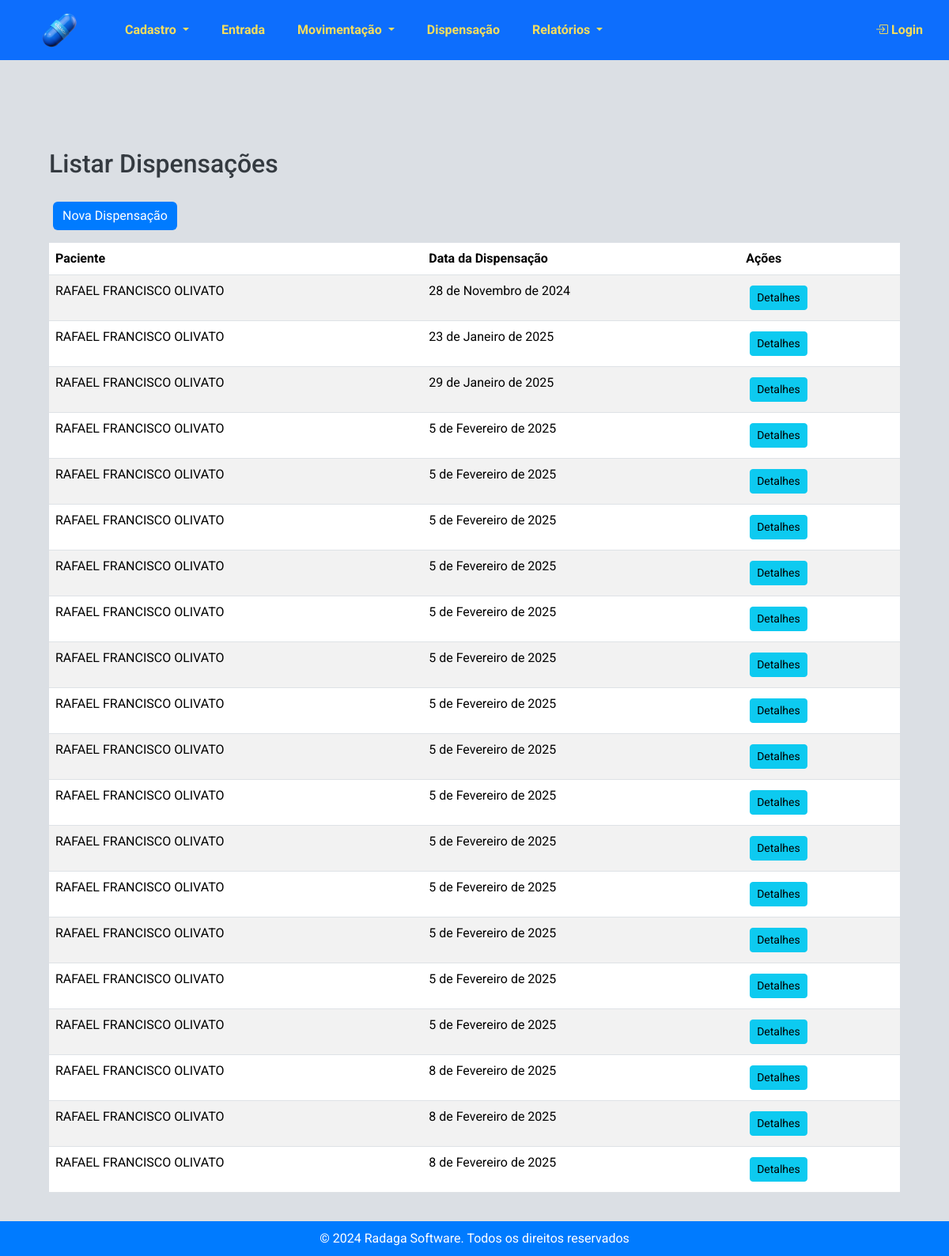
/estoque/dispensacoes/, run on an earlier commit of the app's database.
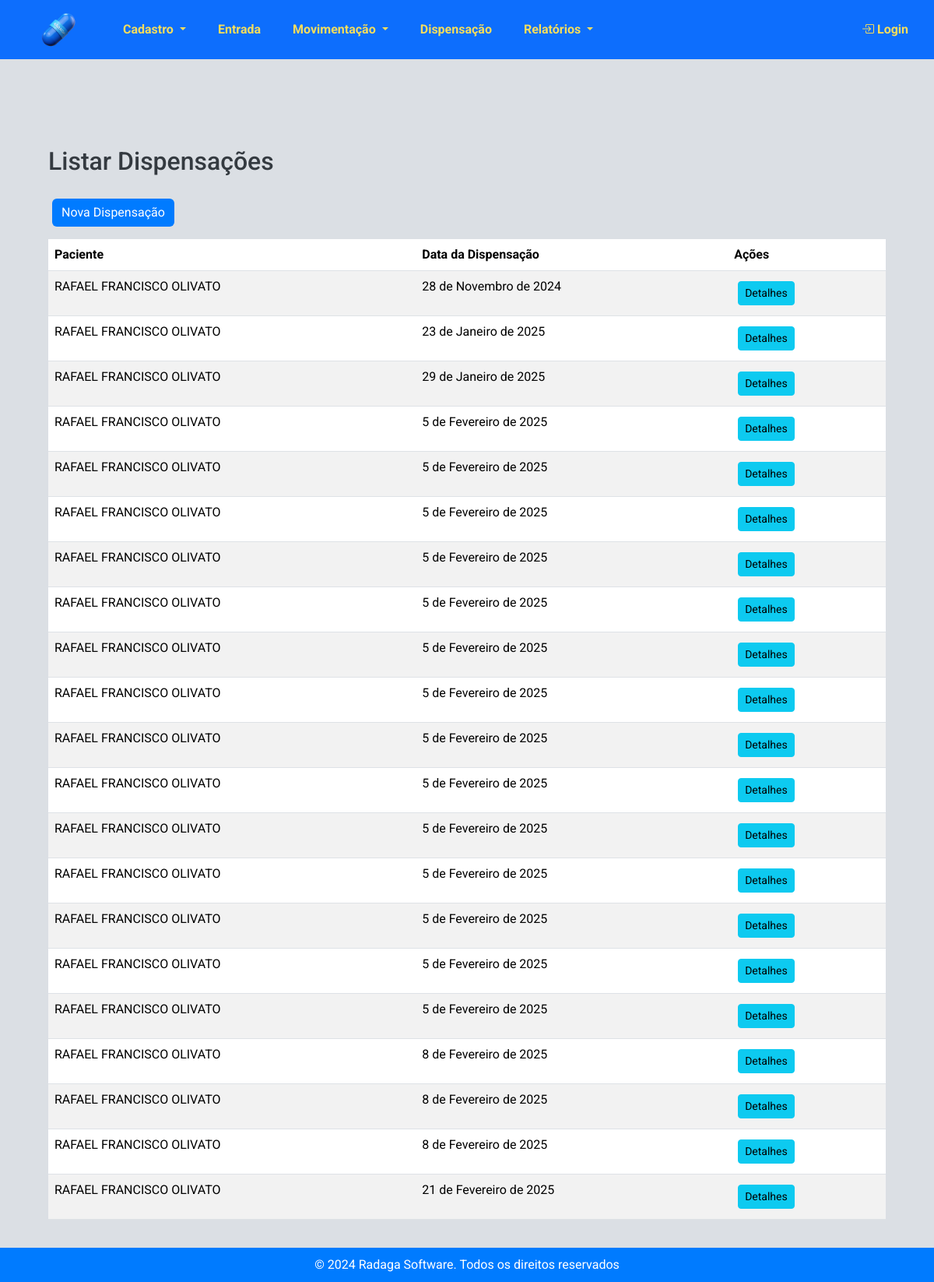
And on a later commit of the database.
### estoque/models.py (models this page shows, shortened)
class Dispensacao(models.Model):
    paciente = models.ForeignKey('Paciente', on_delete=models.CASCADE)
    medico = models.ForeignKey('Medico', on_delete=models.SET_NULL, null=True, blank=True,  verbose_name="Médico")
    outros_prescritores = models.CharField(max_length=255, blank=True, null=True)
    numero_notificacao = models.CharField(max_length=6, blank=True, null=True, verbose_name="Número notificação")
    data_receita = models.DateField(default=timezone.now)
    data_dispensacao = models.DateField(auto_now_add=True)

class Paciente(models.Model):
    nome = models.CharField(max_length=100)
    nome_mae = models.CharField(max_length=100, verbose_name="Nome da mãe")
    cns = models.CharField(max_length=15, unique=True, verbose_name="CNS")
    cpf = models.CharField(max_length=11, unique=True, verbose_name="CPF")
    data_nascimento = models.DateField()

### estoque/views.py (the view)
# urls.py: path('dispensacoes/', views.listar_dispensacoes, name='listar_dispensacoes'),
def listar_dispensacoes(request):
    dispensacoes = Dispensacao.objects.all()
    return render(
        request, "estoque/listar_dispensacoes.html", {"dispensacoes": dispensacoes}
    )

### estoque/templates/estoque/listar_dispensacoes.html (shortened to what this page needs)
{% extends 'estoque/base.html' %}
{% block content %}
<div class="container mt-5">
    <h2 class="mb-4">Listar Dispensações</h2>
    <a href="{% url 'nova_dispensacao' %}" class="btn btn-primary mb-3">Nova Dispensação</a>
    <table class="table table-striped">
        <thead>
            <tr>
                <th>Paciente</th>
                <th>Data da Dispensação</th>
                <th>Ações</th>
            </tr>
        </thead>
        <tbody>
            {% for dispensacao in dispensacoes %}
            <tr>
                <td>{{ dispensacao.paciente.nome }}</td>
                <td>{{ dispensacao.data_dispensacao }}</td>
                <td><a href="{% url 'detalhes_dispensacao' dispensacao.id %}" class="btn btn-info btn-sm">Detalhes</a></td>
            </tr>
            {% endfor %}
        </tbody>
    </table>
</div>
{% endblock %}

What changed in the data, as far as the page shows it:
added Dispensacao: paciente.nome "RAFAEL FRANCISCO OLIVATO", data_dispensacao "21 de Fevereiro de 2025"
